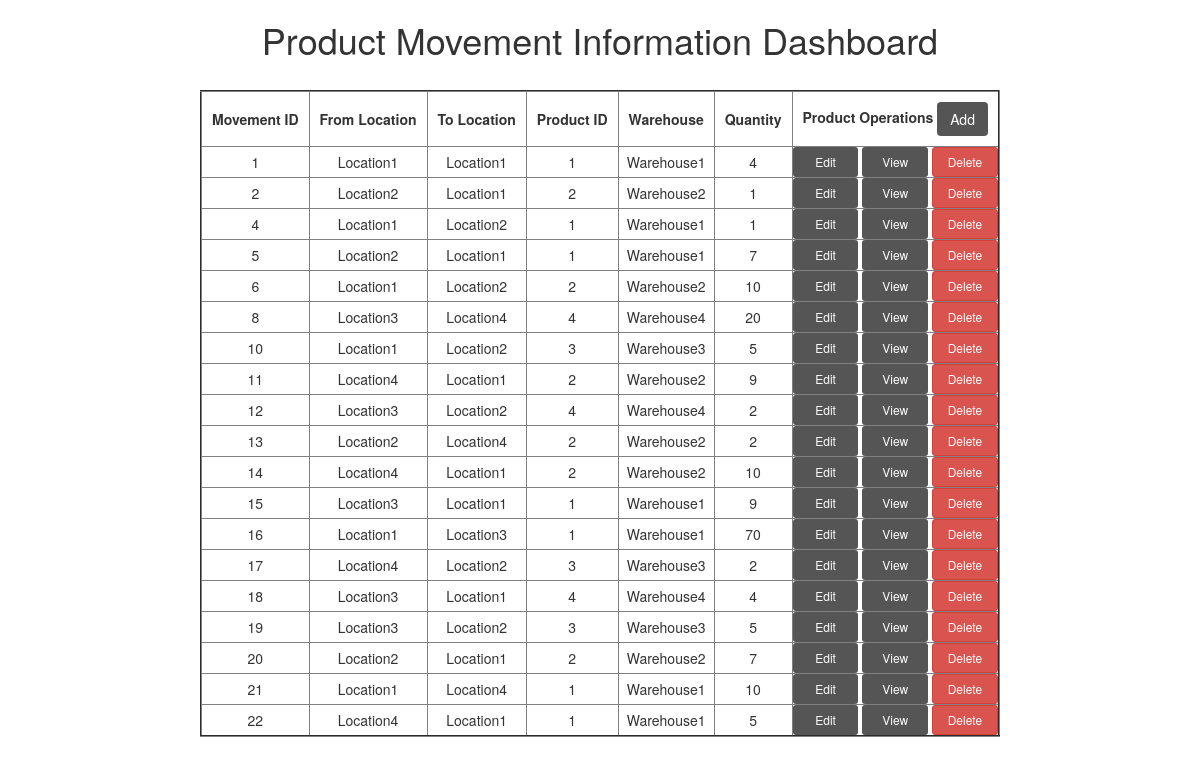
The app's page /productmovement_index/ with its own data.
### ManageApp/models.py (models this page shows)
class ProductMovement(models.Model):
    movement_id = models.AutoField(primary_key=True)
    from_location=models.ForeignKey(Location,on_delete = models.CASCADE,related_name='from_location',blank=True, null=True)
    to_location=models.ForeignKey(Location,on_delete = models.CASCADE,related_name='to_location',blank=True, null=True)
    warehouse=models.CharField(max_length=100)
    product_id=models.ForeignKey(Product,on_delete = models.CASCADE,related_name='p_id')
    qty=models.IntegerField()
    created = models.DateTimeField(auto_now_add=True)
    updated = models.DateTimeField(auto_now=True)

class Location(models.Model):
    location_id = models.AutoField(primary_key=True)
    location=models.CharField(max_length=100)
    created=models.DateTimeField(auto_now_add=True)
    updated=models.DateTimeField(auto_now=True)
    def __str__(self):
        return self.location

class Product(models.Model):
    product_id = models.AutoField(primary_key=True)
    product=models.CharField(max_length=100)
    warehouse=models.CharField(max_length=100)
    qty=models.IntegerField()
    created=models.DateTimeField(auto_now_add=True)
    updated=models.DateTimeField(auto_now=True)
    def __str__(self):
        return str(self.product_id)

### ManageApp/views.py (the view)
# urls.py: path('productmovement_index/', views.product_movement_inventory_table),
def product_movement_inventory_table(request):
    product_movement=ProductMovement.objects.all()
    return render(request,'ManageApp/product_movement_inventory.html',{'product_movement':product_movement})

### templates/ManageApp/product_movement_inventory.html
<!DOCTYPE html>
{%extends 'ManageApp/base.html'%}
{%block body_block%}
    <h1>Product Movement Information Dashboard</h1><br>
    {%if product_movement%}
    <table border="2">
        <thead align="center">
            <th style="padding:10px;">Movement ID</th>
            <th style="padding:10px;">From Location</th>
            <th style="padding:10px;">To Location</th>
            <th style="padding:10px;">Product ID</th>
            <th style="padding:10px;">Warehouse</th>
            <th style="padding:10px;">Quantity</th>
            <th style="padding:10px;">Product Operations
            <a href="/productmovement_create" class="btn btn-md" role="button" style="background-color:#555555;color: white;">Add</a></th>
        </thead>
        {%for product in product_movement%}
        <tr align="center">
            <td>{{product.movement_id}}</td>
            <td>{{product.from_location}}</td>
            <td>{{product.to_location}}</td>
            <td>{{product.product_id}}</td>
            <td>{{product.warehouse}}</td>
            <td>{{product.qty}}</td>
            <td>
                <a href="/productmovement_update/{{product.movement_id}}" role="button" class="btn btn-sm" style="width:32%;background-color:#555555;color: white;">Edit</a>
                <a href="/productmovement_retrieve/{{product.movement_id}}" role="button" class="btn btn-sm" style="width:32%;background-color:#555555;color: white;">View</a>
                <a href="/productmovement_delete/{{product.movement_id}}" role="button" class="btn btn-danger btn-sm" style="width:32%;">Delete</a>
            </td>
        </tr>
        {%endfor%}
    </table>
    {%else%}
    <p>No Product Found</p>
    {%endif%}
{%endblock%}

### templates/ManageApp/base.html (shortened to what this page needs)
<!DOCTYPE html>
 <html lang="en" dir="ltr">
    <head>
        <link rel="stylesheet" href="https://maxcdn.bootstrapcdn.com/bootstrap/3.3.7/css/bootstrap.min.css"
>
    </head>
    <body>
        <div class="container" align="center">
            {%block body_block%}
            {%endblock%}
        </div>
    </body>
 </html>

### records on screen
ProductMovement: movement_id "1", from_location "Location1", to_location "Location1", product_id "1", warehouse "Warehouse1", qty "4"
ProductMovement: movement_id "2", from_location "Location2", to_location "Location1", product_id "2", warehouse "Warehouse2", qty "1"
ProductMovement: movement_id "4", from_location "Location1", to_location "Location2", product_id "1", warehouse "Warehouse1", qty "1"
ProductMovement: movement_id "5", from_location "Location2", to_location "Location1", product_id "1", warehouse "Warehouse1", qty "7"
ProductMovement: movement_id "6", from_location "Location1", to_location "Location2", product_id "2", warehouse "Warehouse2", qty "10"
ProductMovement: movement_id "8", from_location "Location3", to_location "Location4", product_id "4", warehouse "Warehouse4", qty "20"
ProductMovement: movement_id "10", from_location "Location1", to_location "Location2", product_id "3", warehouse "Warehouse3", qty "5"
ProductMovement: movement_id "11", from_location "Location4", to_location "Location1", product_id "2", warehouse "Warehouse2", qty "9"
ProductMovement: movement_id "12", from_location "Location3", to_location "Location2", product_id "4", warehouse "Warehouse4", qty "2"
ProductMovement: movement_id "13", from_location "Location2", to_location "Location4", product_id "2", warehouse "Warehouse2", qty "2"
ProductMovement: movement_id "14", from_location "Location4", to_location "Location1", product_id "2", warehouse "Warehouse2", qty "10"
ProductMovement: movement_id "15", from_location "Location3", to_location "Location1", product_id "1", warehouse "Warehouse1", qty "9"
ProductMovement: movement_id "16", from_location "Location1", to_location "Location3", product_id "1", warehouse "Warehouse1", qty "70"
ProductMovement: movement_id "17", from_location "Location4", to_location "Location2", product_id "3", warehouse "Warehouse3", qty "2"
ProductMovement: movement_id "18", from_location "Location3", to_location "Location1", product_id "4", warehouse "Warehouse4", qty "4"
ProductMovement: movement_id "19", from_location "Location3", to_location "Location2", product_id "3", warehouse "Warehouse3", qty "5"
ProductMovement: movement_id "20", from_location "Location2", to_location "Location1", product_id "2", warehouse "Warehouse2", qty "7"
ProductMovement: movement_id "21", from_location "Location1", to_location "Location4", product_id "1", warehouse "Warehouse1", qty "10"
ProductMovement: movement_id "22", from_location "Location4", to_location "Location1", product_id "1", warehouse "Warehouse1", qty "5"
